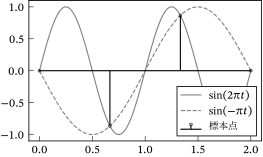

Python code for this plot:
from pathlib import PurePath

import matplotlib.pyplot as plt
import numpy as np

plt.style.use(["sigproc", "sigproc-wide"])

x = np.linspace(0, 2, num=200)
n = np.linspace(0, 2, num=4)
fig, ax = plt.subplots()
ax.plot(x, np.sin(2 * np.pi * x), color="gray", label=r"$\sin(2\krez t)$")
ax.plot(x, np.sin(-np.pi * x), color="gray", label=r"$\sin(-\krez t)$")
ax.stem(n, np.sin(-np.pi * n), label="標本点")
ax.legend(loc="lower right")
fig.savefig(str(PurePath(__file__).parent / (PurePath(__file__).stem + ".pdf")))
